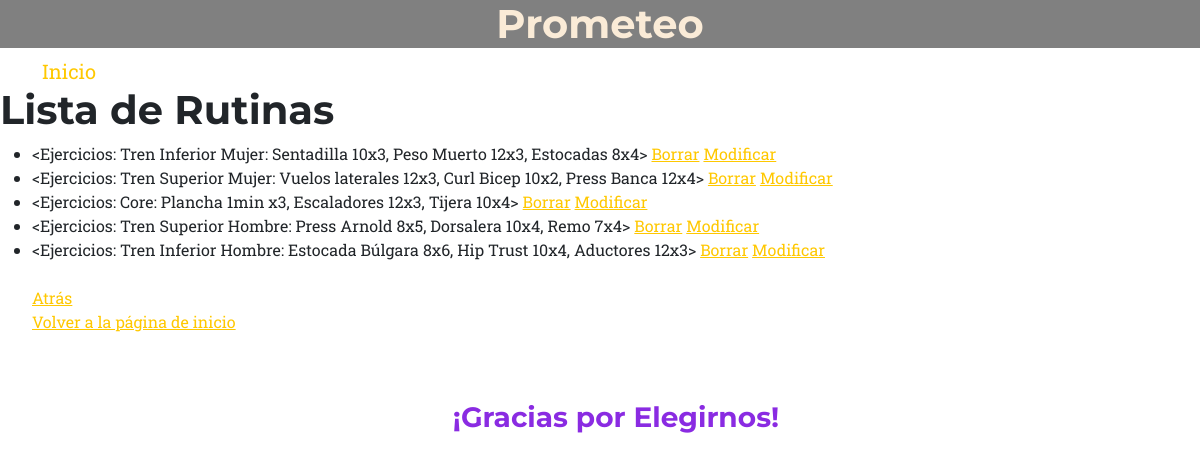
Before: /rutinas/ with the older database file.
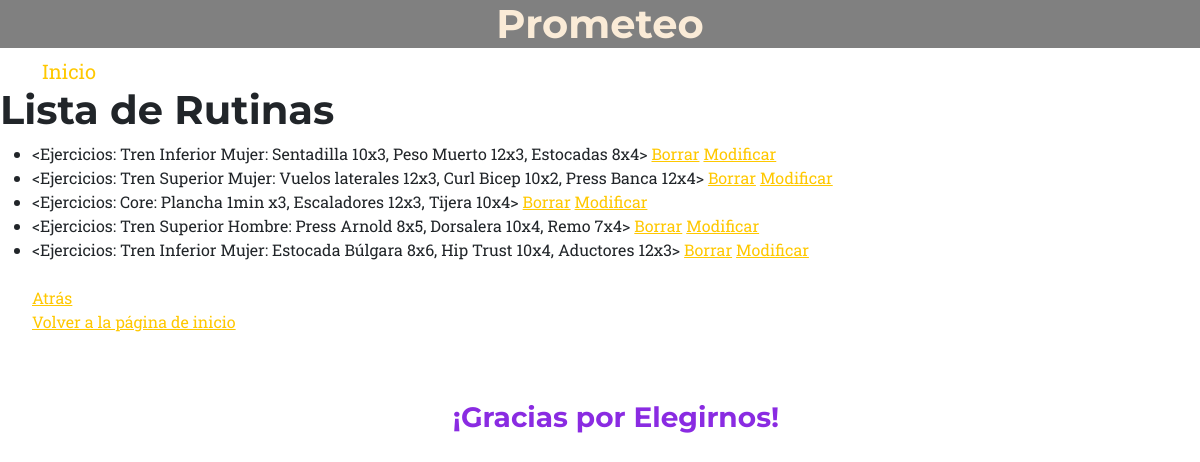
After: the same page with the newer database file.
### About/models.py (models this page shows)
class rutina(models.Model):
    ejercicios = models.CharField(max_length = 80, default = "no hay rutina todavía")
    def __str__(self):
        return f"<Ejercicios: {self.ejercicios}>"

### About/views.py (the view)
# urls.py: path('rutinas/', ListaRutinas.as_view(), name= "Lista Rutinas"),
class ListaRutinas(View):
    template_name = "About/rutinas.html"
    def get(self, request): #mostrar lista de rutinas
        rutinas = rutina.objects.all()
        return render(request, self.template_name, {"rutinas": rutinas})

### About/templates/About/rutinas.html
{% extends "About/base.html" %}
{% load static %}
{% block contenido %}
    <h1> Lista de Rutinas </h1>
    <ul>
        {% for rutina in rutinas %}
        <li>{{rutina}}
            <a href="{% url 'Borrar' rutina.id  %}">Borrar</a>
            <a href="{% url 'Editar' rutina.id  %}">Modificar</a>
        </li>
    {% endfor %}
 <br>
 <a href="{% url 'CargarRutinas' %}">Atrás</a>
 <br>
 <a href="{% url 'inicio' %}">Volver a la página de inicio</a>
{% endblock %}

Changed rows visible on the page:
changed rutina: ejercicios "<Ejercicios: Tren Inferior Hombre: Estocada Búlgara 8x6, Hip Trust 10x4, Aductores 12x3>" → "<Ejercicios: Tren Inferior Mujer: Estocada Búlgara 8x6, Hip Trust 10x4, Aductores 12x3>"
